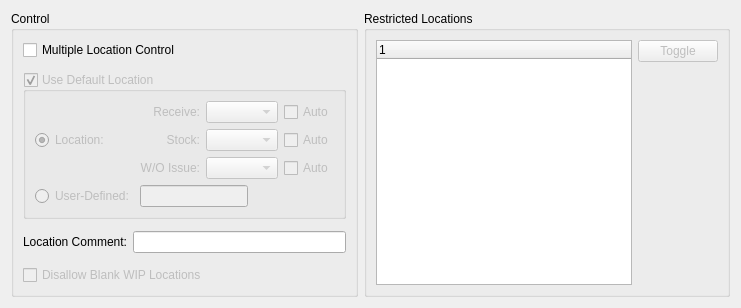
     <widget class="QWidget" name="_restrictedLocations">
      <attribute name="title">
       <string>&amp;Location</string>
      </attribute>
      <layout class="QGridLayout" name="gridLayout_16">
       <item row="0" column="0">
        <widget class="QGroupBox" name="_locationGroup">
         <property name="title">
          <string>Control</string>
         </property>
         <layout class="QGridLayout" name="gridLayout_11">
          <property name="verticalSpacing">
           <number>12</number>
          </property>
          <item row="0" column="0" colspan="2">
           <widget class="QCheckBox" name="_locationControl">
            <property name="enabled">
             <bool>true</bool>
            </property>
            <property name="text">
             <string>Multiple Location Control</string>
            </property>
           </widget>
          </item>
          <item row="1" column="0" colspan="2">
           <widget class="QGroupBox" name="_useDefaultLocation">
            <property name="enabled">
             <bool>false</bool>
            </property>
            <property name="sizePolicy">
             <sizepolicy hsizetype="Preferred" vsizetype="Fixed">
              <horstretch>0</horstretch>
              <verstretch>0</verstretch>
             </sizepolicy>
            </property>
            <property name="focusPolicy">
             <enum>Qt::TabFocus</enum>
            </property>
            <property name="title">
             <string>Use Default Location</string>
            </property>
            <property name="checkable">
             <bool>true</bool>
            </property>
            <layout class="QGridLayout" name="gridLayout_10">
             <item row="0" column="0">
              <widget class="QRadioButton" name="_location">
               <property name="text">
                <string>Location:</string>
               </property>
               <property name="checked">
                <bool>true</bool>
               </property>
              </widget>
             </item>
             <item row="1" column="0" colspan="2">
              <widget class="QRadioButton" name="_miscLocation">
               <property name="text">
                <string>User-Defined:</string>
               </property>
              </widget>
             </item>
             <item row="1" column="2">
              <layout class="QHBoxLayout" name="horizontalLayout_4">
               <item>
                <widget class="XLineEdit" name="_miscLocationName">
                 <property name="enabled">
                  <bool>false</bool>
                 </property>
                </widget>
               </item>
               <item>
                <spacer name="horizontalSpacer_5">
                 <property name="orientation">
                  <enum>Qt::Horizontal</enum>
                 </property>
                 <property name="sizeHint" stdset="0">
                  <size>
                   <width>0</width>
                   <height>20</height>
                  </size>
                 </property>
                </spacer>
               </item>
              </layout>
             </item>
             <item row="0" column="2">
              <layout class="QGridLayout" name="gridLayout_22">
               <item row="0" column="0">
                <widget class="QLabel" name="_recvlocationsLit">
                 <property name="text">
                  <string>Receive:</string>
                 </property>
                 <property name="alignment">
                  <set>Qt::AlignRight|Qt::AlignTrailing|Qt::AlignVCenter</set>
                 </property>
                </widget>
               </item>
               <item row="0" column="1">
                <layout class="QHBoxLayout" name="horizontalLayout_11">
                 <item>
                  <widget class="XComboBox" name="_recvlocations">
                   <property name="sizePolicy">
                    <sizepolicy hsizetype="Expanding" vsizetype="Fixed">
                     <horstretch>0</horstretch>
                     <verstretch>0</verstretch>
                    </sizepolicy>
                   </property>
                   <property name="allowNull">
                    <bool>true</bool>
                   </property>
                  </widget>
                 </item>
                 <item>
                  <widget class="XCheckBox" name="_recvlocations_dist">
                   <property name="text">
                    <string>Auto</string>
                   </property>
                   <property name="forgetful">
                    <bool>true</bool>
                   </property>
                  </widget>
                 </item>
                 <item>
                  <spacer name="horizontalSpacer_10">
                   <property name="orientation">
                    <enum>Qt::Horizontal</enum>
                   </property>
                   <property name="sizeHint" stdset="0">
                    <size>
                     <width>0</width>
                     <height>20</height>
                    </size>
                   </property>
                  </spacer>
                 </item>
                </layout>
               </item>
               <item row="1" column="0">
                <widget class="QLabel" name="_locationsLit">
                 <property name="text">
                  <string>Stock:</string>
                 </property>
                 <property name="alignment">
                  <set>Qt::AlignRight|Qt::AlignTrailing|Qt::AlignVCenter</set>
                 </property>
                </widget>
               </item>
               <item row="1" column="1">
                <layout class="QHBoxLayout" name="horizontalLayout_5">
                 <item>
                  <widget class="XComboBox" name="_locations">
                   <property name="sizePolicy">
                    <sizepolicy hsizetype="Expanding" vsizetype="Fixed">
                     <horstretch>0</horstretch>
                     <verstretch>0</verstretch>
                    </sizepolicy>
                   </property>
                   <property name="allowNull">
                    <bool>true</bool>
                   </property>
                  </widget>
                 </item>
                 <item>
                  <widget class="XCheckBox" name="_locations_dist">
                   <property name="text">
                    <string>Auto</string>
                   </property>
                   <property name="forgetful">
                    <bool>true</bool>
                   </property>
                  </widget>
                 </item>
                 <item>
                  <spacer name="horizontalSpacer_4">
                   <property name="orientation">
                    <enum>Qt::Horizontal</enum>
                   </property>
                   <property name="sizeHint" stdset="0">
                    <size>
                     <width>0</width>
                     <height>20</height>
                    </size>
                   </property>
                  </spacer>
                 </item>
                </layout>
               </item>
               <item row="2" column="0">
                <widget class="QLabel" name="_issuelocationsLit">
                 <property name="text">
                  <string>W/O Issue:</string>
                 </property>
                 <property name="alignment">
                  <set>Qt::AlignRight|Qt::AlignTrailing|Qt::AlignVCenter</set>
                 </property>
                </widget>
               </item>
               <item row="2" column="1">
                <layout class="QHBoxLayout" name="horizontalLayout_13">
                 <item>
                  <widget class="XComboBox" name="_issuelocations">
                   <property name="sizePolicy">
                    <sizepolicy hsizetype="Expanding" vsizetype="Fixed">
                     <horstretch>0</horstretch>
                     <verstretch>0</verstretch>
                    </sizepolicy>
                   </property>
                   <property name="allowNull">
                    <bool>true</bool>
                   </property>
                  </widget>
                 </item>
                 <item>
                  <widget class="XCheckBox" name="_issuelocations_dist">
                   <property name="text">
                    <string>Auto</string>
                   </property>
                   <property name="forgetful">
                    <bool>true</bool>
                   </property>
                  </widget>
                 </item>
                 <item>
                  <spacer name="horizontalSpacer_11">
                   <property name="orientation">
                    <enum>Qt::Horizontal</enum>
                   </property>
                   <property name="sizeHint" stdset="0">
                    <size>
                     <width>0</width>
                     <height>20</height>
                    </size>
                   </property>
                  </spacer>
                 </item>
                </layout>
               </item>
              </layout>
             </item>
            </layout>
           </widget>
          </item>
          <item row="2" column="0">
           <widget class="QLabel" name="_locationCommentLit">
            <property name="text">
             <string>Location Comment:</string>
            </property>
            <property name="alignment">
             <set>Qt::AlignRight|Qt::AlignTrailing|Qt::AlignVCenter</set>
            </property>
           </widget>
          </item>
          <item row="2" column="1">
           <widget class="XLineEdit" name="_locationComments"/>
          </item>
          <item row="3" column="0" colspan="2">
           <widget class="QCheckBox" name="_disallowBlankWIP">
            <property name="enabled">
             <bool>false</bool>
            </property>
            <property name="text">
             <string>Disallow Blank WIP Locations</string>
            </property>
           </widget>
          </item>
          <item row="4" column="0" colspan="2">
           <spacer>
            <property name="orientation">
             <enum>Qt::Vertical</enum>
            </property>
            <property name="sizeHint" stdset="0">
             <size>
              <width>20</width>
              <height>0</height>
             </size>
            </property>
           </spacer>
          </item>
         </layout>
        </widget>
       </item>
       <item row="0" column="1">
        <widget class="QGroupBox" name="groupBox_2">
         <property name="title">
          <string>Restricted Locations</string>
         </property>
         <layout class="QGridLayout" name="gridLayout_17">
          <item row="0" column="0">
           <layout class="QGridLayout" name="gridLayout_13">
            <item row="0" column="0">
             <widget class="XTreeWidget" name="_restricted">
              <property name="focusPolicy">
               <enum>Qt::ClickFocus</enum>
              </property>
             </widget>
            </item>
            <item row="0" column="1">
             <layout class="QVBoxLayout" name="verticalLayout">
              <item>
               <widget class="QPushButton" name="_toggleRestricted">
                <property name="enabled">
                 <bool>false</bool>
                </property>
                <property name="text">
                 <string>Toggle</string>
                </property>
               </widget>
              </item>
              <item>
               <spacer>
                <property name="orientation">
                 <enum>Qt::Vertical</enum>
                </property>
                <property name="sizeType">
                 <enum>QSizePolicy::Expanding</enum>
                </property>
                <property name="sizeHint" stdset="0">
                 <size>
                  <width>20</width>
                  <height>20</height>
                 </size>
                </property>
               </spacer>
              </item>
             </layout>
            </item>
           </layout>
          </item>
         </layout>
        </widget>
       </item>
      </layout>
     </widget>
